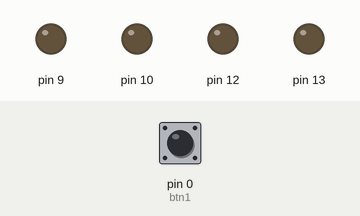
The sketch below on a simulated Arduino Uno, built with avr-gcc and run on an emulated ATmega328P. On the bench: output pins drawn as LEDs (lit = HIGH). Dashed ring = blinking. The test bench sets the inputs (shaded band); at power-on: pin 0 (btn1) LOW.

Above: at 2.8 s.
2.9 s: pin 0 (btn1) pulled HIGH for 3.2 s
At 3.7 s:
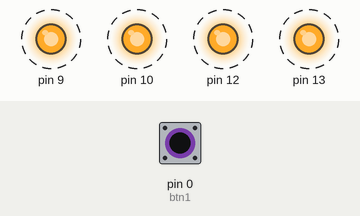
Timing chart, 0 to 7.5 s (numbered marks = the images above; inputs shaded):
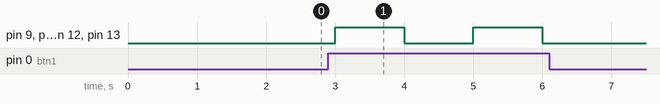

The sketch:

dazzling_hillar_krunk1.ino
```cpp
// C++ code
//
const int btn1 = 0;
  int cond = 0;

void setup()
{
  pinMode(12, OUTPUT);
  pinMode(13, OUTPUT);
  pinMode(10, OUTPUT);
  pinMode(9, OUTPUT);
  pinMode(btn1, INPUT);
}

void loop()
{

  cond = digitalRead(btn1);

  if (cond == HIGH) {
  digitalWrite(13,HIGH);
  digitalWrite(12,HIGH);
  digitalWrite(10,HIGH);
  digitalWrite(9,HIGH);
  delay (1000);
  }

  if (btn1 == LOW) {
  digitalWrite(13,LOW);
  digitalWrite(12,LOW);
  digitalWrite(10,LOW);
  digitalWrite(9,LOW);
  delay (1000);
  }

}
```

Measured:
- after the input at 2.9 s, pin 9, pin 10, pin 12, pin 13: alternates HIGH for 1.0 s and LOW for 1.0 s, 4 changes in all, then stays LOW, starting after 0.10 s
